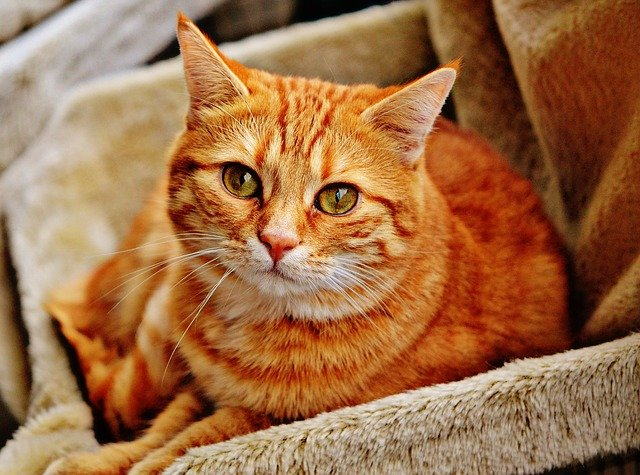
#> input picture cat.png, 640 x 475 px
$ jupyter execute --allow-errors W5_Clustering.ipynb   (shell and % lines are left out)
#> lines starting #> are read from the running program, lines starting #| are printed output that depends on the picture
### KmeansAnimate2D.py
# source https://raw.githubusercontent.com/algo-ryth-nic/kmeans-animation/master/main.py
import numpy as np
import matplotlib.pyplot as plt
import matplotlib.animation as animation

def initializeCentroids(k: int, points: np.ndarray) -> np.ndarray:
  '''
  Randomly selects k points as inital centroids locations
  k: no. of clusters
  points: n x d, where is n the number of points & d is no. of dimensions (d=2 for now)
  '''
  indices = []
  n = points.shape[0]

  if k > len(points):
    print("Error: k is greater than the number of points")
    return
  else:
    while len(indices) < k:
      index = np.random.randint(low= 0, high=n)
      if not index in indices:
        indices.append(index)
    return points[indices, :]

def assignPointsToClusters(centroids: np.ndarray, points: np.ndarray) -> np.ndarray:
  '''
  Assigns each point to the closest centroid
  centroids: k x d, where is k the number of clusters & d is no. of dimensions (d=2 for now)
  points: n x d, where is n the number of points & d is no. of dimensions (d=2 for now)

  RETURNS clusters: n x 1, where is n the number of points
  '''
  n = points.shape[0] # no. of points
  k = centroids.shape[0] # no. of clusters``
  clusters = np.zeros(shape=(n,)) # n x 1, where n is the number of points

  # for each point, finds the distance to each centroid
  for i in range(n):
    distances = []
    for j in range(k):
      # euclidean distance
      distances.append(np.linalg.norm(points[i, :] - centroids[j, :]))

    clusters[i] = distances.index(min(distances))
  return clusters

def optimizeCentroids(centroids: np.ndarray, points: np.ndarray, clusters: np.ndarray) -> np.ndarray:
  '''
  Updates the centroid locations to be the mean of the points assigned to the cluster
  centroids: k x d, where is k the number of clusters & d is no. of dimensions (d=2 for now)
  points: n x d, where is n the number of points & d is no. of dimensions (d=2 for now)
  clusters:
  '''
  n = points.shape[0] # no. of points
  k = centroids.shape[0] # no. of clusters
  newCentroids = np.zeros(shape=(k, points.shape[1])) # k x d, where k is the number of clusters & d is no. of dimensions (d=2 for now)

  # for each cluster
  for i in range(k):
    # get the points assigned to that cluster
    pointsInCluster = points[clusters == i]
    newCentroids[i, :] = np.mean(pointsInCluster, axis=0)
  return newCentroids

# [30 lines left out: function generateClusters, not called in this run]

class KmeansAnimate2D():
  def __init__(self, k: int, data: np.ndarray, startCentroids=None, columns:list=None, lables:list=None):
    """
    k: no. of clusters
    data: n x 2, n: number of points
    startCentroids (optional) = k x 2, k: number of clusters
    columns (optional) = list of strings, x and y axis labels (length 2)
    lables (optional) = list of strings, labels for each cluster, order should match centroids
    """
    self.k = k

    # 2d data allowed for now
    if data.shape[1] != 2:
      raise RuntimeError('data must be of shape n x 2')

    if not isinstance(data, np.ndarray):
      raise RuntimeError('data must be of type numpy.ndarray')

    self.points = data
    self.initialCentroids = startCentroids
    self.columns = columns
    self.cluster_lables = lables

  def _generatorFuncAnimate(self):
    '''
    Animates the kmeans algorithm
    points: n x d, where is n the number of points & d is no. of dimensions
    centroids: k x d, where is k the number of clusters & d is no. of dimensions
    clusters: assigned to clusters to points
    initialCentroids (optional) = k x d, where is k the number of clusters & d is no. of dimensions
    '''

    if self.initialCentroids is None:
      centroids = initializeCentroids(self.k, self.points)
    elif self.initialCentroids.shape[0] != self.k:
      RuntimeError('initialCentroids shape != k')
    else:
      centroids = self.initialCentroids

    clusters = assignPointsToClusters(centroids, self.points)
    newCentroids = optimizeCentroids(centroids, self.points, clusters)

    initalIteration = True
    iterations = 0
    while not np.array_equal(centroids, newCentroids):
      if initalIteration:
        pass
        initalIteration = False
      else:
        centroids = newCentroids
        clusters = assignPointsToClusters(centroids, self.points)
        newCentroids = optimizeCentroids(centroids, self.points, clusters)

      iterations += 1
      yield centroids, clusters, iterations

  def _animate(self, generatorFuncData,) -> None:
    '''
    Animates the kmeans algorithm
    i: current iteration
    points: n x d
    centroids: k x d
    clusters: assigned clusters for points
    '''
    (centroids, clusters, i) = generatorFuncData
    points = self.points

    plt.cla()
    cluster_scatter = plt.scatter(points[:, 0], points[:, 1], c=clusters, s=75, cmap='jet', marker='x')
    plt.scatter(centroids[:, 0], centroids[:, 1], edgecolors="black", c=assignPointsToClusters(centroids, centroids), cmap='jet', s=50)

    if not self.columns == None and len(self.columns) == 2 :
      plt.xlabel(self.columns[0])
      plt.ylabel(self.columns[1])

    if not self.cluster_lables == None and len(self.cluster_lables) == self.k :
      plt.legend(handles=cluster_scatter.legend_elements()[0], labels=self.cluster_lables)

    plt.title(f'Iteration: {i}\nK: {self.k}')

  # [20 lines left out: functions animate, saveGIF, not called in this run]

  def animate_jupyter_nb(self):
    fig, ax = plt.subplots()
    animObj = animation.FuncAnimation(
      fig,
      self._animate,
      self._generatorFuncAnimate,
      interval=500
    )
    from IPython.display import HTML, display
    display(HTML(animObj.to_jshtml()))
    self._animObj = animObj
    plt.close()


# [4 lines that do not run on import are left out]

### W5_Clustering.ipynb
## Linear Algebra in Python @ Sejong University, Seoul

Before you turn this problem in, make sure everything runs as expected. First, **restart the kernel** (in the menubar, select Kernel$\rightarrow$Restart) and then **run all cells** (in the menubar, select Cell$\rightarrow$Run All).

Make sure you fill in any place that says `YOUR CODE HERE` or "YOUR ANSWER HERE", as well as your`NAME` and `STUDENT_ID`.

**NOTES**: Remove any `raise NotImplementedError()` code and replace with your code solution.

[cell 1]
NAME = ""
STUDENT_ID = ""

---

# Clustering in Python

*This example is suggested to be run using Google Colab or in your local PC.*

## The $k$-means clustering algorithm

we can use the `Kmeans` function in the cluster module of the `sklearn` package from https://scikit-learn.org/

`Kmeans` : https://scikit-learn.org/stable/modules/generated/sklearn.cluster.KMeans.html

[cell 2]
import warnings
# Settings the warnings to be ignored
warnings.filterwarnings('ignore')

[cell 3]
# import packages/libraries
from sklearn.cluster import KMeans
import numpy as np

# randomly generate data
data = np.concatenate([[0.3*np.random.randn(2) for i in range(100)], [[1,1] \
+ 0.3*np.random.randn(2) for i in range(100)], [[1,-1] \
+0.3* np.random.randn(2) for i in range(100)]])

# apply k-means with k=3
k=3
kmeans = KMeans(n_clusters=k, random_state=0).fit(data)
labels = kmeans.labels_
print('labels:', labels)
group_representative = kmeans.cluster_centers_
print('group_representative:', group_representative)
J_clust = kmeans.inertia_
print('J_clust:', J_clust)

Here we try to apply the k-means algorithm on `data`, clustering the vectors into `k=3 groups`. Note that the `sklearn.cluster.KMeans` function initialize the algorithms with random centroids and thus the initial values of centroids are not required as an argument but the random state to draw the random initialization is.

## Examples
We apply the algorithm on a randomly generated set of N = 300 points, shown in Figure 4.1. These points were generated as follows.

[cell 4]
import matplotlib.pyplot as plt
plt.ion()

# randomly generate data
data = np.concatenate([[0.3*np.random.randn(2) for i in range(100)], [[1,1] \
+ 0.3*np.random.randn(2) for i in range(100)], [[1,-1] \
+0.3* np.random.randn(2) for i in range(100)]])

# plot the data with color black
plt.scatter(data[:,0],data[:,1], c='black')
# set x and y limit value (start, end)
plt.xlim(-1.5,2.5)
plt.ylim(-2,2.5)
# set the title in the bottom y=-0.18
plt.title("Figure 4.1. 300 points in a plane.", y=-0.18)
# show the plot
plt.show()
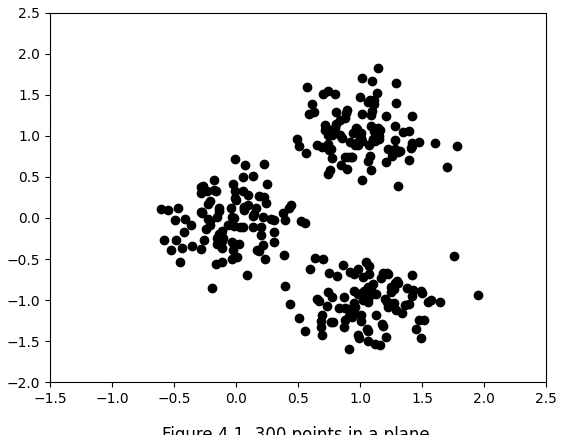
#> figure drawn by matplotlib, 1 panel

On the first line, we import the `matplotlib` package for plotting. Then we generate three arrays of vectors. Each set consists of 100 vectors chosen randomly around one of the three points (0,0),(1,1), and (1,-1). The three arrays are concatenated using `np. concatenate()` to get an array of 300 points. Next, we apply the `KMeans` function and make a figure with the three clusters (Figure 4.2).

[cell 5]
from sklearn.cluster import KMeans
import numpy as np

# apply k-means, with k=3 (three groups/clusters)
k = 3
kmeans = KMeans(n_clusters=k, random_state=0).fit(data)
labels = kmeans.labels_
group_representative = kmeans.cluster_centers_
J_clust = kmeans.inertia_
grps = [[data[i,:] for i in range(300) if labels[i]==j] for j in range(3)]

# plot the cluster results for each group assigned different color
plt.scatter([c[0] for c in grps[0]],[c[1] for c in grps[0]])
plt.scatter([c[0] for c in grps[1]],[c[1] for c in grps[1]])
plt.scatter([c[0] for c in grps[2]],[c[1] for c in grps[2]])
# set x and y limit value (start, end)
plt.xlim(-1.5,2.5)
plt.ylim(-2,2)
# set the title in the bottom y=-0.18
plt.title("Figure 4.2. Final clustering results.", y=-0.18)
# show the plot
plt.show()
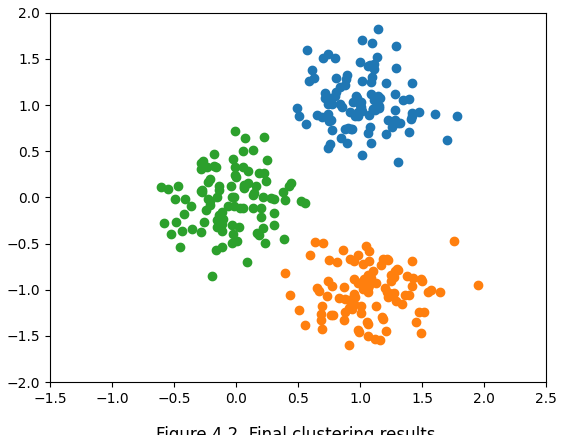
#> figure drawn by matplotlib, 1 panel

**Animated version of kmeans**. Let's use the data above and create the kmeans animated version to get the idea how this kmeans clustering work, visually.

[cell 6]
# import the KmeansAnimate2D library
import KmeansAnimate2D as animate

kmeans = animate.KmeansAnimate2D(k=3, data=data)
kmeans.animate_jupyter_nb() # to show animation in a jupyter notebook
#> in animate_jupyter_nb, `display(HTML(animObj.to_jshtml()))`:
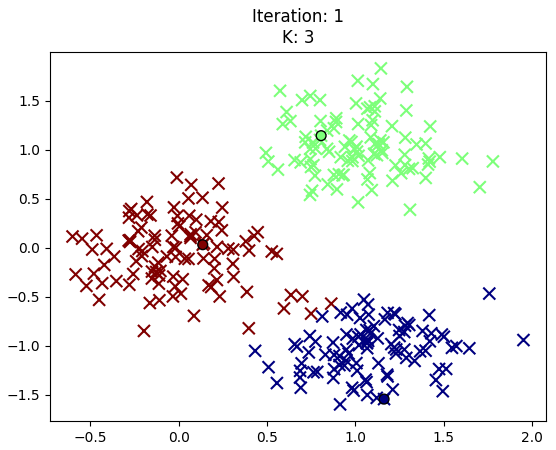
#> figure drawn by matplotlib, 1 panel

## Applications

## 1. Image Compression

The goal is to use k-means clustering to compress the image to a lower level, reducing the size of the original image.

**How does the K-Means Clustering technique compress the image?**

In a colored image, each pixel is of size 3 bytes (RGB), where each color can have intensity values from 0 to 255. Following combinatorics, the total number of colors which can be represented is 256x256x256 (equal to 16,777,216). Practically, we can visualize only a few colors in an image very less than the above number. So the k-Means Clustering algorithm takes advantage of the visual perception of the human eye and uses few colors to represent the image. Colors having different values of intensity that are RGB values seem the same to the human eye. The K-Means algorithm takes this advantage and clubs similar looking colors (which are close together in a cluster). Here’s an illustration of how this works:

It is observed that for some amount of changes in the RGB values the color resembles the same to a human eye. So k-Means clustering can group these two colors together and can be represented by a centroid point that has almost the same resemblance to a human eye.

If we have an image with initial dimension is 475x640 pixels. For each pixel, the image has 3-dimension representing RGB intensity values. The RGB intensity values range from 0 to 255. Since intensity value has 256 values (2**8), so the storage required to store each pixel value is 3x8 bits. The initial size of the image will be (475x640x3x8) bits.

Total number of color combination equals (256x256x256) ( equal to 16,777,216). As the human eye is not able to perceive so many numbers of colors at once, so the idea is to group similar colors together and use fewer colors to represent the image.

We will be using k-Means clustering to find k number of colors which will be representative of its similar colors. These k-colors will be centroid points from the algorithm. Then we will replace each pixel value with its centroid points. The color combination formed using only k values will be very less compared to the total color combination. We will try different values of k and observe the output image.

Several libraries will be used in this practice, including:
- skimage: https://scikit-image.org/
- sklearn: https://scikit-learn.org/stable/
- matplotlib: https://matplotlib.org/
- numpy: https://numpy.org/

[cell 7]
# run this if you haven't install the required libraries
# remove # symbol
#!pip install scikit-image # to install skimage
#!pip install scikit-learn # to install sklearn
#!pip install matplotlib # to install matplotlib
#!pip install numpy # to install numpy

[cell 8]
# load the libraries
from skimage import io
from sklearn.cluster import KMeans
import numpy as np

#enable the inline plotting, where the plots/graphs will be displayed just below the cell where your plotting commands are written

[cell 9]
# reading the cat image
cat_img = io.imread('cat.png')
#> cat_img is the input picture: shape (475, 640, 3); mean R, G, B 158.9, 109.1, 69.8

[cell 10]
# display the cat image
io.imshow(cat_img);

[cell 11]
# show the shape of the cat_img
cat_img.shape
#> Out = (475, 640, 3)

[cell 12]
# display the cat_img data
cat_img

[cell 13]
# define pre-processing image function
def preprocess_img(image):
    # get the height and width of the image
    rows, cols = image.shape[0], image.shape[1]

    # Gives a new shape to an array without changing its data.
    # Docs: https://numpy.org/doc/stable/reference/generated/numpy.reshape.html
    # reshape the image into a rows*cols with 3 columns array so that each row represents a pixel and the three columns represent the Red, Green, and Blue values.
    image = image.reshape(rows * cols, 3)

    return image, rows, cols

[cell 14]
# call the preprocess_img function
preprocessed_img, rows, cols  = preprocess_img(cat_img)
#> rows = 475; cols = 640

[cell 15]
# show the shape of the preprocessed_img
preprocessed_img.shape
#> Out = (304000, 3)

[cell 16]
# display the preprocessed_img data
preprocessed_img

[cell 17]
# define image_compression function
def image_compression(size, image):
    # size is the number of clusters
    kmeans = KMeans(n_clusters = size)
    # fit the data
    kmeans.fit(image)
    # Replace each pixel value with its nearby centroid:
    compressed_image = kmeans.cluster_centers_[kmeans.labels_]
    # Clip (limit) the values in an array
    # Docs: https://numpy.org/doc/stable/reference/generated/numpy.clip.html
    compressed_image = np.clip(compressed_image.astype('uint8'), 0, 255)

    return compressed_image

[cell 18]
# run the image compression using k-means clustering algorithm
k_size = 16 # size/number of clusters
compressed_img = image_compression(k_size, preprocessed_img)

[cell 19]
compressed_img.shape
#> Out = (304000, 3)

[cell 20]
# reshape the array to it's original shape (rows, cols, 3)
compressed_img = compressed_img.reshape(rows, cols, 3)
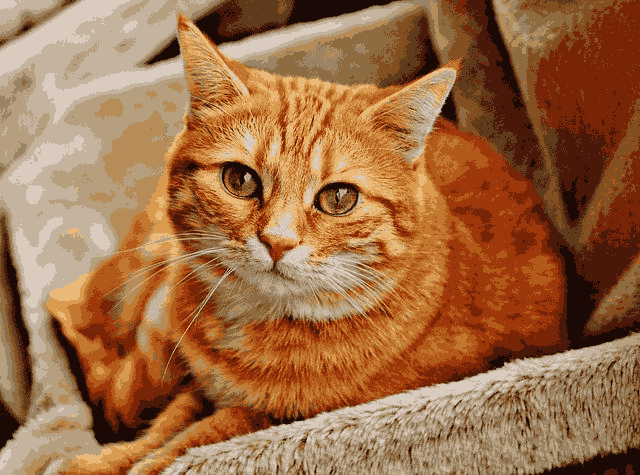
#> compressed_img: shape (475, 640, 3); mean of channels 0, 1, 2 158.4, 108.6, 69.2; drawn as R, G, B

compressed_img.shape
#> Out = (475, 640, 3)

[cell 21]
# Save and display output image:
io.imsave('cat_compressed_%s.png' % (k_size), compressed_img)

# display the compressed image
io.imshow(compressed_img)

[cell 22]
# display the original image
io.imshow(cat_img)

[cell 23]
# check the file size of original image with the compressed one
import os

original_img_size = os.path.getsize('cat.png')
compressed_img_size = os.path.getsize('cat_compressed_%s.png' % (k_size))

print("Original image size is:", original_img_size/1000, "KB")
print("Compressed image size is:", compressed_img_size/1000, "KB")
reduced_by = round(original_img_size/compressed_img_size,2)
print("The size is reduced by", reduced_by,"times")

## 2. Image Classification

Yes! K-Means Clustering can be used for Image Classification of MNIST dataset. Here’s how.

K-means clustering is an unsupervised learning algorithm which aims to partition n observations into k clusters in which each observation belongs to the cluster with the nearest centroid. The algorithm aims to minimize the squared Euclidean distances between the observation and the centroid of cluster to which it belongs.

K-Means clustering is not limited to the consumer information and population scientist. It can be used for Imagery analysis as well. Here we would use K-Means clustering to classify images of MNIST dataset.

### Getting to know the data

The MNIST dataset is loaded from keras (if you have tensorflow installed already). But in this case, we'll load the data from a file.

[cell 24]
import sklearn
import numpy as np
import matplotlib.pyplot as plt

[cell 25]
# we'll load from a file called 'mnist.npz'
# mnist load_data
def mnist_load_data(file='mnist.npz'):
    with np.load(file, allow_pickle=True) as f:
        x_train, y_train = f["x_train"], f["y_train"]
        x_test, y_test = f["x_test"], f["y_test"]
        return (x_train, y_train), (x_test, y_test)

#> (a cell that did not finish here is left out)
